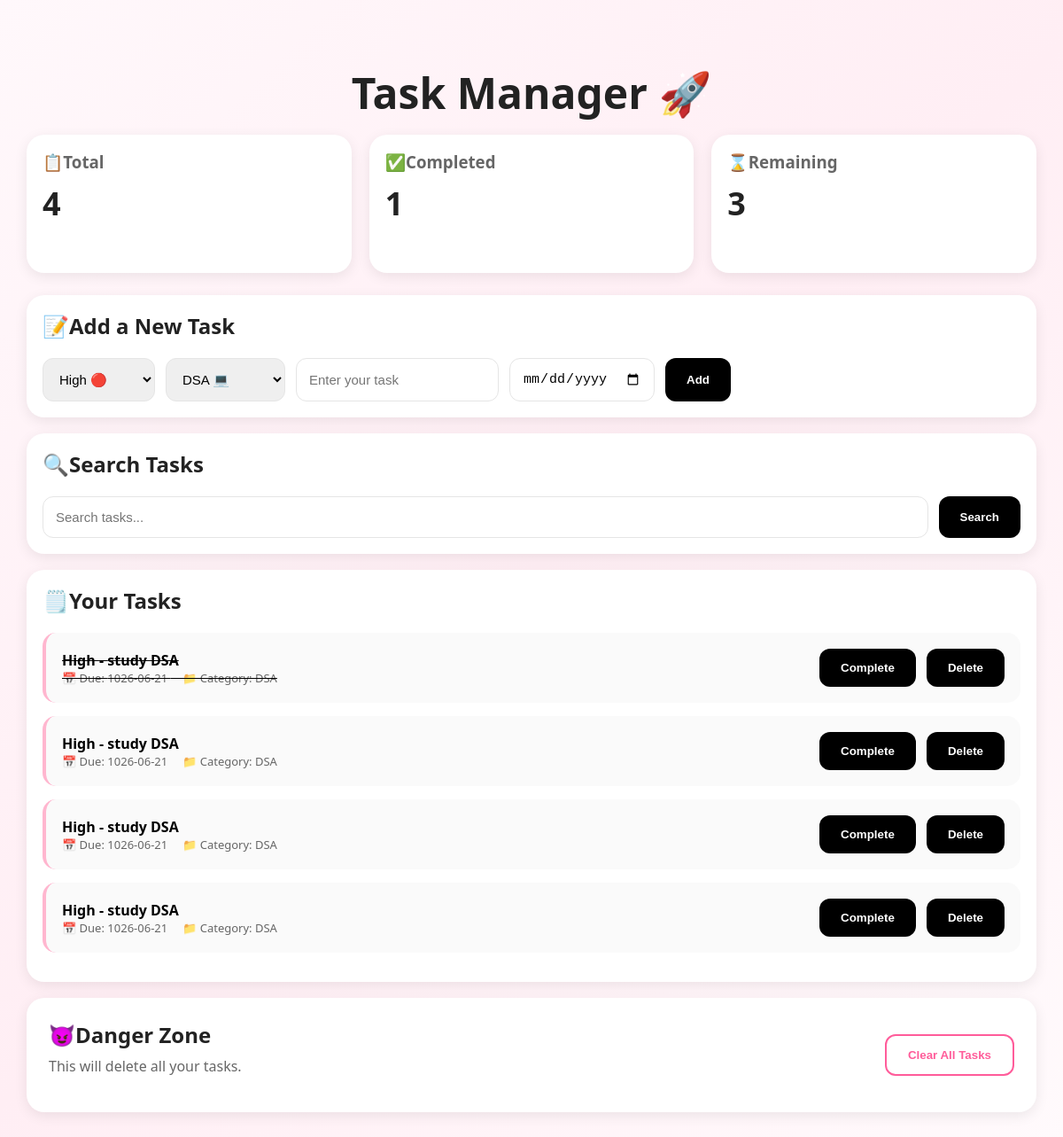
/tasks, run on an earlier commit of the app's database.
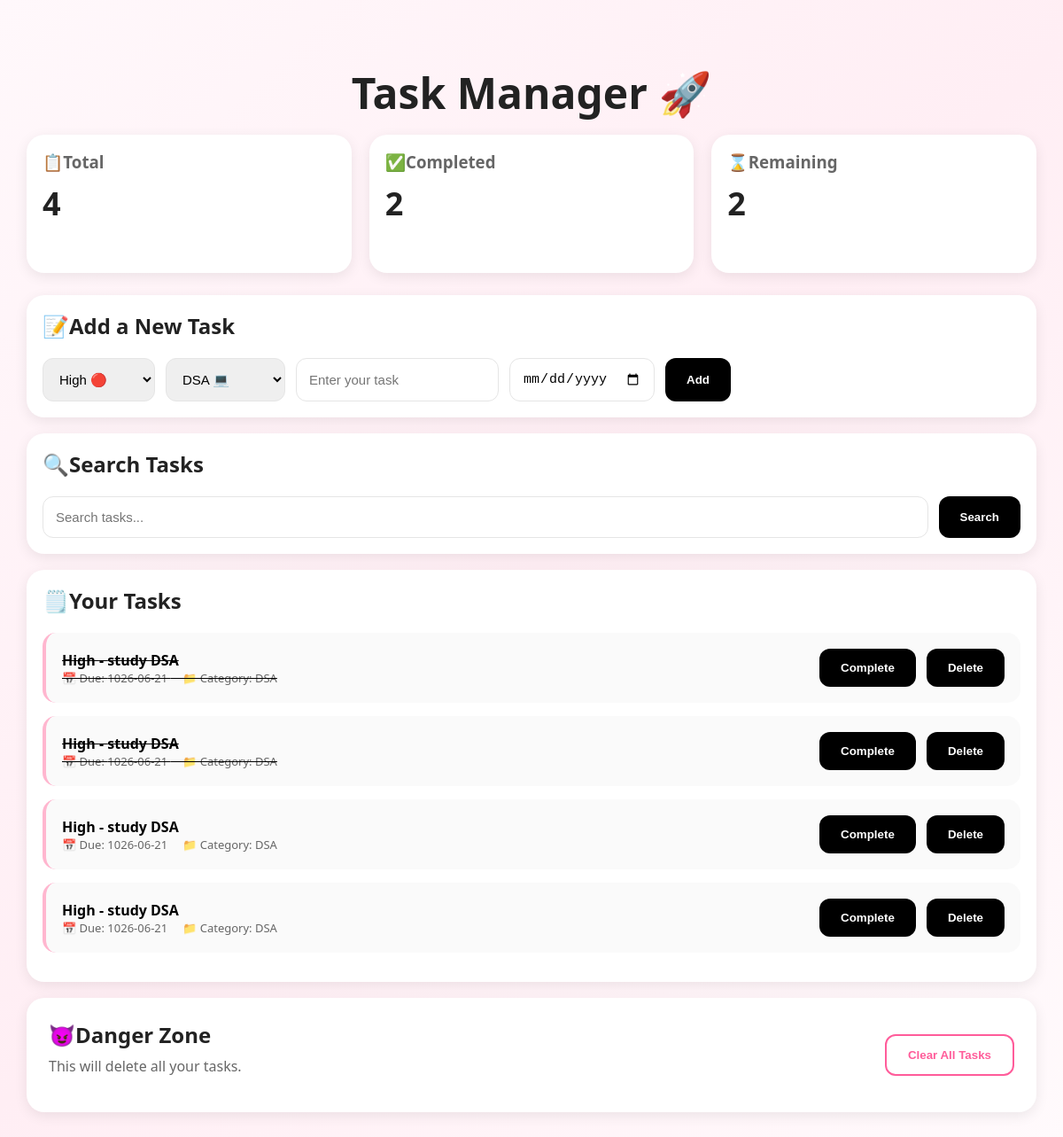
And on a later commit of the database.
### app.py (models this page shows)
class Task(db.Model):
    id = db.Column(db.Integer, primary_key=True)
    text = db.Column(db.String(200))
    priority = db.Column(db.String(50))
    due_date = db.Column(db.String(50))
    category = db.Column(db.String(50))
    done = db.Column(db.Boolean, default=False)

### app.py (the view, shortened to what this page needs)
@app.route("/tasks", methods=["GET", "POST"])
def home():
    search = request.args.get("search")
    if search:
       tasks = Task.query.filter(
         (Task.text.contains(search)) |
         (Task.category.contains(search))
       ).all()
    else:
       tasks = Task.query.all()
    total_tasks = len(tasks)
    completed_tasks = 0
    for task in tasks:
        if task.done == True:
            completed_tasks += 1
    remaining_tasks = total_tasks - completed_tasks
    return render_template(
        "index.html",
        tasks=tasks,
        total_tasks=total_tasks,
        completed_tasks=completed_tasks,
        remaining_tasks=remaining_tasks
    )

### templates/index.html (shortened to what this page needs)
<!DOCTYPE html>
<html>
<head>
<link rel="stylesheet"
href="{{ url_for('static', filename='css/style.css') }}">
</head>
<body>
<div class="container">
    <h1>Task Manager 🚀</h1>
    <div class="stats">
        <div class="stat-box">
            <h3> 📋Total</h3>
            <p>{{ total_tasks }}</p>
        </div>
        <div class="stat-box">
            <h3>✅Completed</h3>
            <p>{{ completed_tasks }}</p>
        </div>
        <div class="stat-box">
            <h3>⌛Remaining</h3>
            <p>{{ remaining_tasks }}</p>
        </div>
    </div>
    <div class="card-section">
        <h2>📝Add a New Task</h2>
        <form method="POST" action="/tasks">
            <div class="input-section">
                <select name="priority">
                    <option value="High">High 🔴</option>
                </select>
                <select name="category">
                    <option value="DSA">DSA 💻</option>
                </select>
                <input
                type="text"
                name="task"
                placeholder="Enter your task">
                <input
                type="date"
                name="due_date">
                <button type="submit">
                    Add
                </button>
            </div>
        </form>
    </div>
    <div class="card-section">
        <h2>🔍Search Tasks</h2>
        <form method="GET">
            <input
            type="text"
            name="search"
            placeholder="Search tasks...">
            <button type="submit">
                Search
            </button>
        </form>
    </div>
    <div class="card-section">
        <h2>🗒️Your Tasks</h2>
        <ul>
            {% for task in tasks %}
            <li>
                <div>
                    {% if task.done %}
                    <s>
                        <strong>{{ task.priority }} - {{ task.text }}</strong>
                        <br>
                    <small>
                    📅 Due: {{ task.due_date }} &nbsp;&nbsp;&nbsp; 📁 Category: {{ task.category }}
                    </small>
                    </s>
                    {% else %}
                       <strong>{{ task.priority }} - {{ task.text }}</strong>
                        <br>
                      <small>
                      📅 Due: {{ task.due_date }} &nbsp;&nbsp;&nbsp; 📁 Category: {{ task.category }}
                      </small>
                    {% endif %}
                </div>
                <div>
                    <form
                    method="POST"
                    action="/tasks"
                    style="display:inline;">
                        <button
                        type="submit"
                        name="complete"
                        value="{{ task.id }}">
                            Complete
                        </button>
                    </form>
                    <form
                    method="POST"
                    action="/tasks"
                    style="display:inline;">
                        <button
                        type="submit"
                        name="delete"
                        value="{{ task.id }}">
                            Delete
                        </button>
                    </form>
                </div>
            </li>
            {% endfor %}
        </ul>
    </div>
    <div class="danger-section">
        <div>
            <h2>😈Danger Zone</h2>
            <p>
                This will delete all your tasks.
            </p>
        </div>
        <form method="POST" action="/tasks">
            <button
            type="submit"
            name="clear"
            value="true"
            class="danger-btn">
                Clear All Tasks
            </button>
        </form>
    </div>
</div>
</body>
</html>

### static/css/style.css (style rules this page uses)
body { margin: 0; padding: 40px 0; font-family: 'Poppins', sans-serif; background: #fceef4; min-height: 100vh; }
.container { width: 95%; max-width: 1150px; margin: auto; }
h1 { text-align: center; color: #222; font-size: 48px; margin-bottom: 15px; }
.stats { display: flex; gap: 20px; margin-bottom: 25px; }
.stat-box { flex: 1; background: white; border-radius: 20px; padding: 18px; box-shadow: 0 4px 15px rgba(0,0,0,0.08); }
.stat-box h3 { margin: 0; color: #666; }
.stat-box p { margin-top: 10px; font-size: 36px; font-weight: bold; color: #222; }
.card-section { background: white; padding: 18px; border-radius: 20px; margin-bottom: 18px; box-shadow: 0 4px 15px rgba(0,0,0,0.08); }
.card-section h2 { margin-top: 0; margin-bottom: 20px; color: #222; }
.input-section { display: flex; flex-wrap: wrap; gap: 12px; }
input, select { padding: 14px; border: 1px solid #e5e5e5; border-radius: 12px; font-size: 15px; }
input[type="text"] { flex: 1; }
button { background: black; color: white; border: none; border-radius: 12px; padding: 14px 24px; cursor: pointer; font-weight: bold; }
.card-section form { display: flex; gap: 12px; flex-wrap: wrap; }
.card-section form input[type="text"] { flex: 1; }
ul { list-style: none; padding: 0; margin: 0; }
li { background: #fafafa; border-left: 4px solid #ffb6cf; border-radius: 15px; padding: 18px; margin-bottom: 15px; display: flex; justify-content: space-between; align-items: center; }
li small { color: #666; }
li form { display: inline; }
li button { margin-left: 8px; }
.danger-section { background: white; border-radius: 20px; padding: 25px; box-shadow: 0 4px 15px rgba(0,0,0,0.08); display: flex; justify-content: space-between; align-items: center; }
.danger-section h2 { color: #222; margin: 0; }
.danger-section p { color: #666; margin-top: 8px; }
.danger-btn { background: white; color: #ff5c9a; border: 2px solid #ff5c9a; }
small { display: block; font-size: 13px; color: #777; margin-top: 0; font-weight: 400; }
body { font-family:"Segoe UI",sans-serif; background:linear-gradient( 135deg, #fff8fb, #ffeef4, #fffafc ); min-height:100vh; }

What changed in the data, as far as the page shows it:
changed Task (number 2 of 4 on the later page): done False → True (drawn)
Also different on the page:
{{ completed_tasks }}: "1" → "2"
{{ remaining_tasks }}: "3" → "2"
